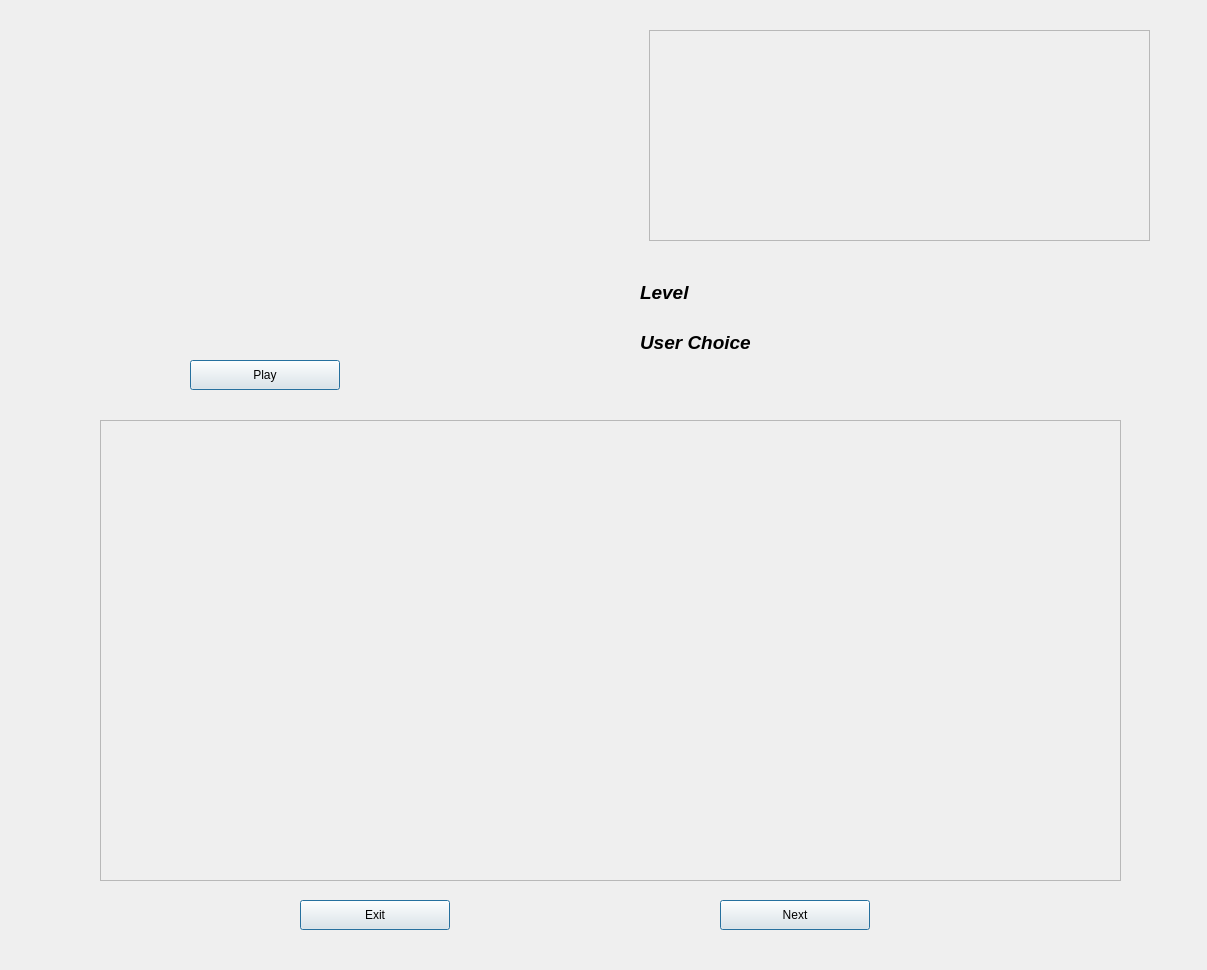
<?xml version="1.0" encoding="UTF-8"?>
<ui version="4.0">
 <class>Form</class>
 <widget class="QWidget" name="Form">
  <property name="geometry">
   <rect>
    <x>0</x>
    <y>0</y>
    <width>1207</width>
    <height>970</height>
   </rect>
  </property>
  <property name="windowTitle">
   <string>Form</string>
  </property>
  <widget class="QPushButton" name="nextButton">
   <property name="geometry">
    <rect>
     <x>720</x>
     <y>900</y>
     <width>150</width>
     <height>30</height>
    </rect>
   </property>
   <property name="text">
    <string>Next</string>
   </property>
   <property name="default">
    <bool>true</bool>
   </property>
  </widget>
  <widget class="QPushButton" name="exitButton">
   <property name="geometry">
    <rect>
     <x>300</x>
     <y>900</y>
     <width>150</width>
     <height>30</height>
    </rect>
   </property>
   <property name="text">
    <string>Exit</string>
   </property>
   <property name="default">
    <bool>true</bool>
   </property>
  </widget>
  <widget class="QPushButton" name="playButton">
   <property name="geometry">
    <rect>
     <x>190</x>
     <y>360</y>
     <width>150</width>
     <height>30</height>
    </rect>
   </property>
   <property name="text">
    <string>Play</string>
   </property>
   <property name="autoDefault">
    <bool>false</bool>
   </property>
   <property name="default">
    <bool>true</bool>
   </property>
   <property name="flat">
    <bool>false</bool>
   </property>
  </widget>
  <widget class="QLabel" name="level">
   <property name="geometry">
    <rect>
     <x>640</x>
     <y>280</y>
     <width>200</width>
     <height>25</height>
    </rect>
   </property>
   <property name="font">
    <font>
     <pointsize>14</pointsize>
     <weight>75</weight>
     <italic>true</italic>
     <bold>true</bold>
    </font>
   </property>
   <property name="text">
    <string>Level</string>
   </property>
  </widget>
  <widget class="QLabel" name="answer">
   <property name="geometry">
    <rect>
     <x>640</x>
     <y>330</y>
     <width>200</width>
     <height>25</height>
    </rect>
   </property>
   <property name="font">
    <font>
     <pointsize>14</pointsize>
     <weight>75</weight>
     <italic>true</italic>
     <bold>true</bold>
    </font>
   </property>
   <property name="text">
    <string>User Choice</string>
   </property>
  </widget>
  <widget class="QScrollArea" name="question">
   <property name="geometry">
    <rect>
     <x>100</x>
     <y>420</y>
     <width>1021</width>
     <height>461</height>
    </rect>
   </property>
   <property name="widgetResizable">
    <bool>true</bool>
   </property>
   <widget class="QWidget" name="scrollAreaWidgetContents">
    <property name="geometry">
     <rect>
      <x>0</x>
      <y>0</y>
      <width>1019</width>
      <height>459</height>
     </rect>
    </property>
   </widget>
  </widget>
  <widget class="QScrollArea" name="true_ans">
   <property name="geometry">
    <rect>
     <x>649</x>
     <y>30</y>
     <width>501</width>
     <height>211</height>
    </rect>
   </property>
   <property name="widgetResizable">
    <bool>true</bool>
   </property>
   <widget class="QWidget" name="scrollAreaWidgetContents_2">
    <property name="geometry">
     <rect>
      <x>0</x>
      <y>0</y>
      <width>499</width>
      <height>209</height>
     </rect>
    </property>
   </widget>
  </widget>
 </widget>
 <resources/>
 <connections/>
</ui>
